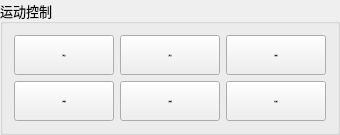
               <widget class="QGroupBox" name="groupBox_10">
                <property name="font">
                 <font>
                  <family>宋体</family>
                  <pointsize>10</pointsize>
                 </font>
                </property>
                <property name="title">
                 <string>运动控制</string>
                </property>
                <layout class="QGridLayout" name="gridLayout_2">
                 <item row="1" column="0">
                  <widget class="QPushButton" name="Positive_Direction">
                   <property name="minimumSize">
                    <size>
                     <width>100</width>
                     <height>40</height>
                    </size>
                   </property>
                   <property name="font">
                    <font>
                     <family>Arial</family>
                     <pointsize>-1</pointsize>
                     <weight>75</weight>
                     <bold>true</bold>
                    </font>
                   </property>
                   <property name="text">
                    <string>正向速度</string>
                   </property>
                  </widget>
                 </item>
                 <item row="0" column="1">
                  <widget class="QPushButton" name="JogBackward">
                   <property name="minimumSize">
                    <size>
                     <width>100</width>
                     <height>40</height>
                    </size>
                   </property>
                   <property name="maximumSize">
                    <size>
                     <width>100</width>
                     <height>40</height>
                    </size>
                   </property>
                   <property name="font">
                    <font>
                     <family>Arial</family>
                     <pointsize>-1</pointsize>
                     <weight>75</weight>
                     <bold>true</bold>
                    </font>
                   </property>
                   <property name="text">
                    <string>反向点动</string>
                   </property>
                  </widget>
                 </item>
                 <item row="0" column="0">
                  <widget class="QPushButton" name="btnJogForward">
                   <property name="minimumSize">
                    <size>
                     <width>100</width>
                     <height>40</height>
                    </size>
                   </property>
                   <property name="maximumSize">
                    <size>
                     <width>100</width>
                     <height>40</height>
                    </size>
                   </property>
                   <property name="font">
                    <font>
                     <family>Arial</family>
                     <pointsize>-1</pointsize>
                     <weight>75</weight>
                     <bold>true</bold>
                    </font>
                   </property>
                   <property name="text">
                    <string>正向点动</string>
                   </property>
                  </widget>
                 </item>
                 <item row="1" column="1">
                  <widget class="QPushButton" name="EndLessBtn">
                   <property name="minimumSize">
                    <size>
                     <width>100</width>
                     <height>40</height>
                    </size>
                   </property>
                   <property name="font">
                    <font>
                     <family>Arial</family>
                     <pointsize>-1</pointsize>
                     <weight>75</weight>
                     <bold>true</bold>
                    </font>
                   </property>
                   <property name="text">
                    <string>反向速度</string>
                   </property>
                  </widget>
                 </item>
                 <item row="0" column="3">
                  <widget class="QPushButton" name="SinusOscillation">
                   <property name="minimumSize">
                    <size>
                     <width>100</width>
                     <height>40</height>
                    </size>
                   </property>
                   <property name="maximumSize">
                    <size>
                     <width>100</width>
                     <height>40</height>
                    </size>
                   </property>
                   <property name="font">
                    <font>
                     <family>Arial</family>
                     <pointsize>-1</pointsize>
                     <weight>75</weight>
                     <bold>true</bold>
                    </font>
                   </property>
                   <property name="text">
                    <string>正弦运动</string>
                   </property>
                  </widget>
                 </item>
                 <item row="1" column="3">
                  <widget class="QPushButton" name="TestBtn">
                   <property name="minimumSize">
                    <size>
                     <width>100</width>
                     <height>40</height>
                    </size>
                   </property>
                   <property name="maximumSize">
                    <size>
                     <width>100</width>
                     <height>40</height>
                    </size>
                   </property>
                   <property name="font">
                    <font>
                     <family>Arial</family>
                     <pointsize>-1</pointsize>
                     <weight>75</weight>
                     <bold>true</bold>
                    </font>
                   </property>
                   <property name="text">
                    <string>往复运动</string>
                   </property>
                   <property name="checkable">
                    <bool>true</bool>
                   </property>
                  </widget>
                 </item>
                </layout>
               </widget>
